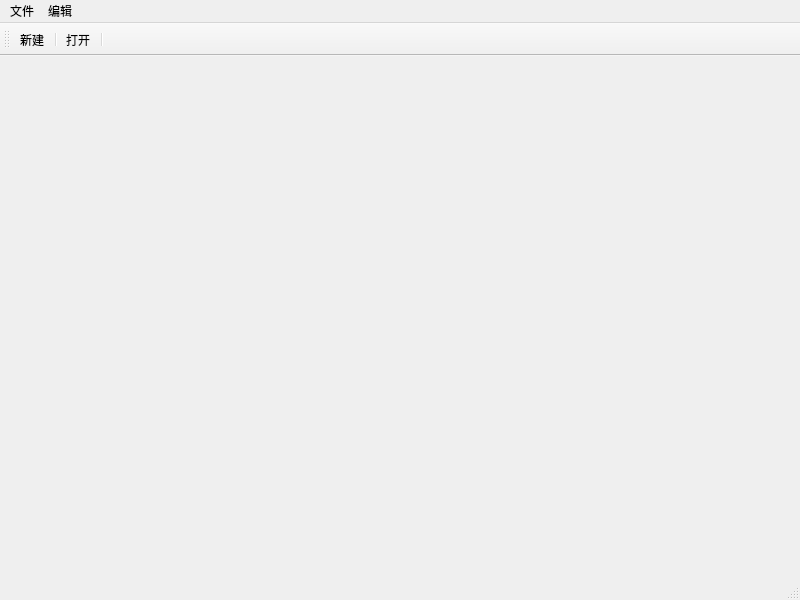
<?xml version="1.0" encoding="UTF-8"?>
<ui version="4.0">
 <class>MainWindow</class>
 <widget class="QMainWindow" name="MainWindow">
  <property name="geometry">
   <rect>
    <x>0</x>
    <y>0</y>
    <width>800</width>
    <height>600</height>
   </rect>
  </property>
  <property name="windowTitle">
   <string>MainWindow</string>
  </property>
  <widget class="QWidget" name="centralwidget"/>
  <widget class="QMenuBar" name="menubar">
   <property name="geometry">
    <rect>
     <x>0</x>
     <y>0</y>
     <width>800</width>
     <height>26</height>
    </rect>
   </property>
   <widget class="QMenu" name="menu">
    <property name="title">
     <string>文件</string>
    </property>
    <addaction name="actionnewfile"/>
    <addaction name="actionopen"/>
   </widget>
   <widget class="QMenu" name="menu_2">
    <property name="title">
     <string>编辑</string>
    </property>
   </widget>
   <addaction name="menu"/>
   <addaction name="menu_2"/>
  </widget>
  <widget class="QStatusBar" name="statusbar"/>
  <widget class="QToolBar" name="toolBar">
   <property name="windowTitle">
    <string>toolBar</string>
   </property>
   <attribute name="toolBarArea">
    <enum>TopToolBarArea</enum>
   </attribute>
   <attribute name="toolBarBreak">
    <bool>false</bool>
   </attribute>
   <addaction name="actionnewfile"/>
   <addaction name="separator"/>
   <addaction name="actionopen"/>
   <addaction name="separator"/>
  </widget>
  <action name="actionnewfile">
   <property name="text">
    <string>新建</string>
   </property>
  </action>
  <action name="actionopen">
   <property name="text">
    <string>打开</string>
   </property>
  </action>
 </widget>
 <resources/>
 <connections/>
</ui>
